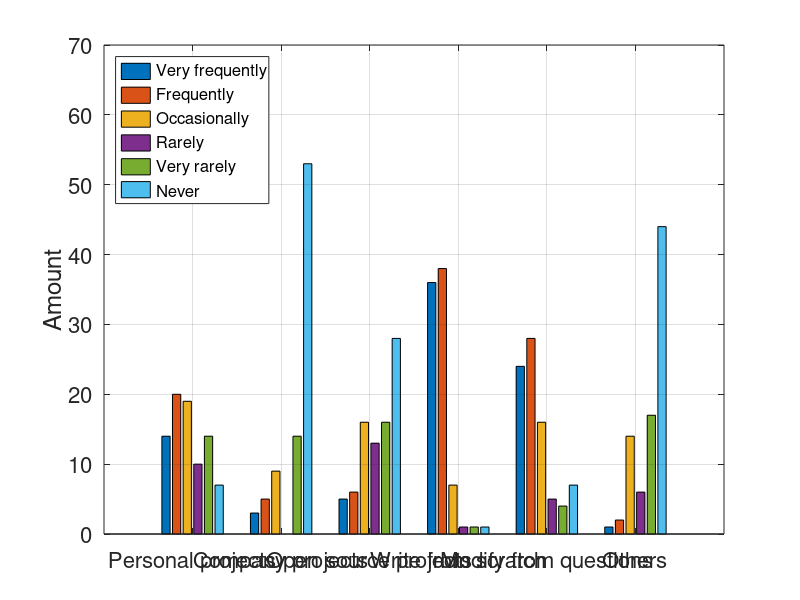

The MATLAB script that drew this image:
group1 = [14 20 19 10 14 7; 3 5 9 0 14 53; 
    5 6 16 13 16 28; 36 38 7 1 1 1; 
    24 28 16 5 4 7; 1 2 14 6 17 44];

group2 = [13 20 30 19 18 11; 1 5 12 14 13 66; 
    4 8 15 17 28 39; 66 32 10 1 2 0; 
    42 26 18 10 11 4; 2 4 23 8 20 54];

bar_handle = bar(group1,'grouped');
ylim([0 70])
ylabel('Amount','FontSize',16);
xticklabels({'Personal projects', 'Company projects', 'Open source projects', 'Write from scratch', 'Modify from questions', 'Others'});
xtickangle(30);
set(gca,'fontsize',16);
grid on

l = cell(1,6);
l{1}='Very frequently'; l{2}='Frequently'; l{3}='Occasionally'; l{4}='Rarely'; l{5}='Very rarely'; l{6}='Never';
legend(bar_handle,l,'Location','Northwest','fontsize',12);

% print('survey_snippet_source','-dpdf','-bestfit')